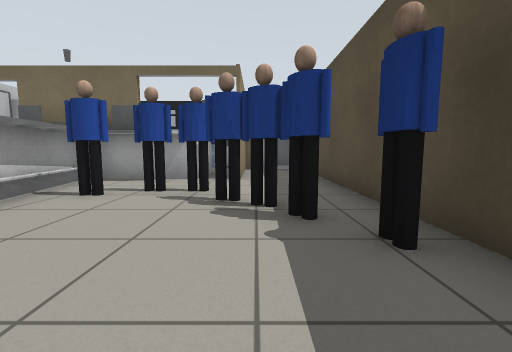
view 1 (above)

12 first-person views from a walk through a robot-simulator world made for Gazebo. The camera is 0.72 m above the floor, tilts 6° down and sees 90° across. The floor is counted in squares, 1 m on a side. Each view is taken from the middle of a square. On the plan, view 1 faces up. The plan holds only what a view shows up to about 9 squares ahead; the rest is blank. Simple shapes stand in for some stock models. Surface patterns are stand-ins for the level's own textures.

view 2
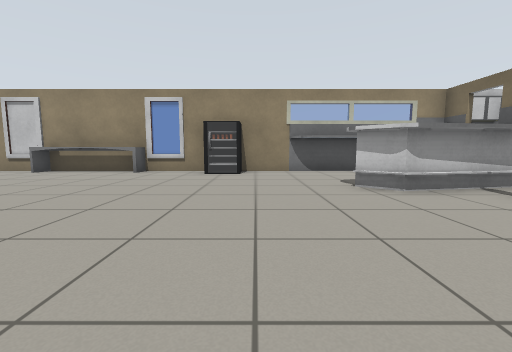

view 3
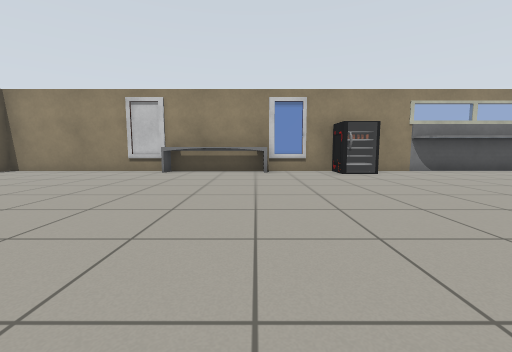

view 4
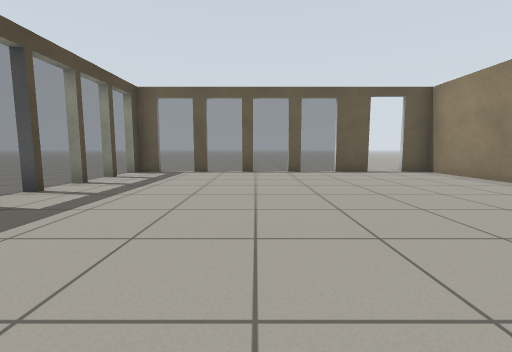

view 5
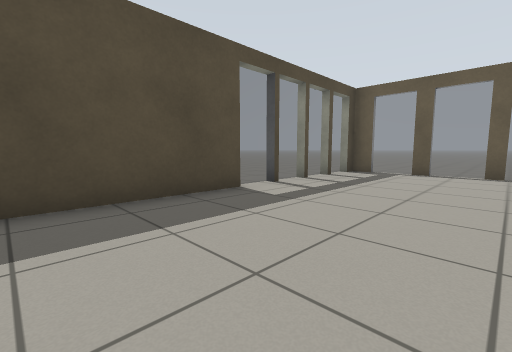

view 6
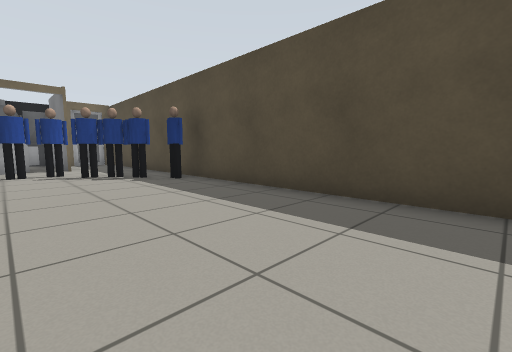

view 7
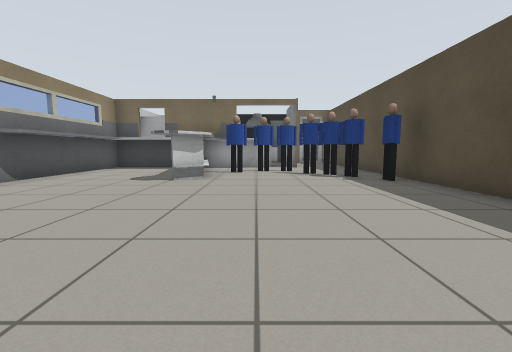

view 8
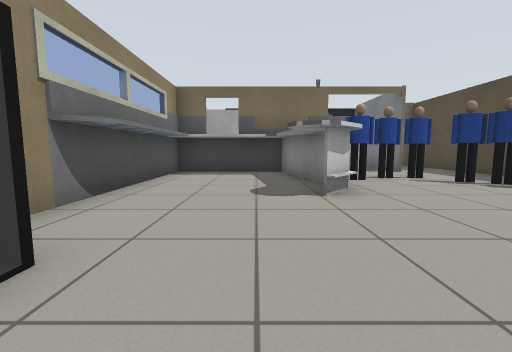

view 9
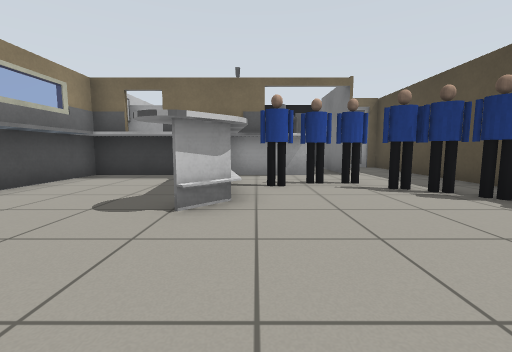

view 10
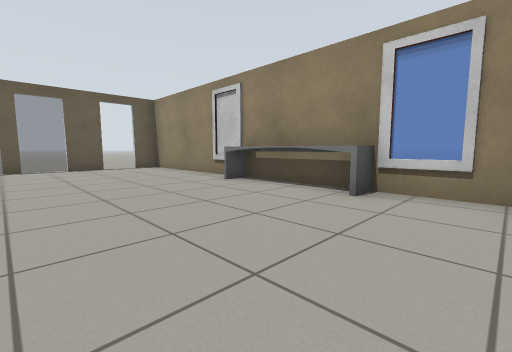

view 11
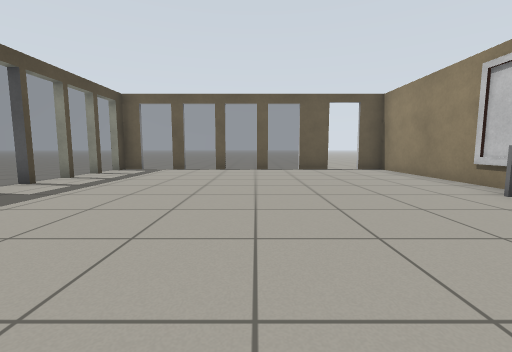

view 12
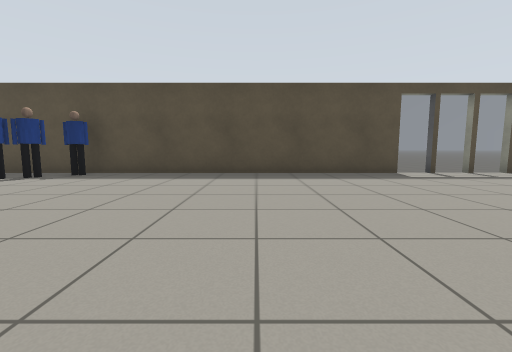

### Floor plan
Key: @ floor where view 1 was taken; # wall or solid block; . floor; = window, fence, low wall or low ledge; P person; T thing the floor can be seen under or through.
Columns run from 8 left of view 1 to 4 right of it. Each row starts with its distance up from view 1.
  9         #
  8  ##    =###
  7  ##   #=###
  6  ###### #.#
  5  #==#=#.. #
  4  #..#PPPP #
  3  #..#=..PP#
  2 ##..#....P#
  1 #.........#
  0 #.......@.#
 -1 ##........#
 -2 #.........#
 -3 ==........#
 -4  =........#
 -5  =........#
 -6  =........#
 -7 ##........T
 -8 #.........T.
 -9 #.........T..
-10 #.........T..
-11 # ........T..
-12  #.#######T..
-13     ...... ..
-14       ....
-15       ...

Where each view was taken, in squares from view 1:
view 1: 0 up, 0 right, facing up
view 2: 0 up, 1 right, facing left
view 3: 4 down, 1 right, facing left
view 4: 4 down, 2 left, facing down
view 5: 4 down, 2 left, facing down-right
view 6: 4 down, 2 left, facing up-right
view 7: 4 down, 2 left, facing up
view 8: 2 down, 5 left, facing up
view 9: 1 down, 3 left, facing up
view 10: 2 down, 3 left, facing down-left
view 11: 3 down, 3 left, facing down
view 12: 3 down, 6 left, facing right
